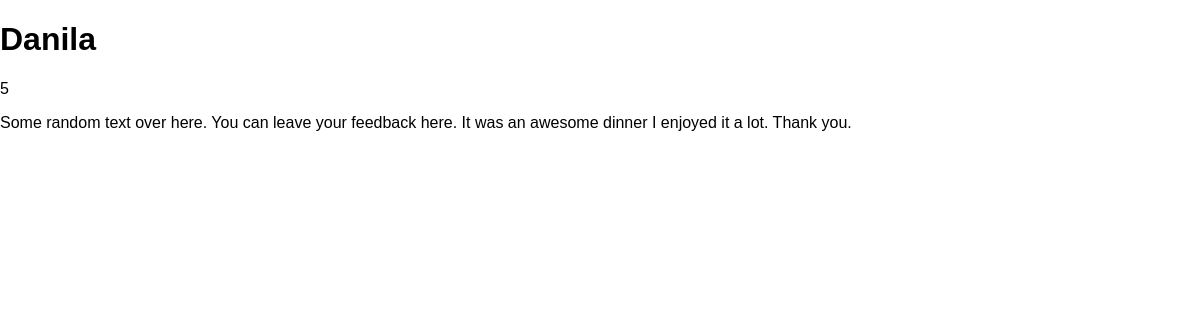
/reviews/1, run on the app's committed database.
### reviews/models.py (models this page shows)
class Review(models.Model):
  user_name = models.CharField(max_length=100)
  review_text = models.TextField()
  rating = models.IntegerField()

### reviews/views.py (the view)
# urls.py: path("reviews/<int:pk>", views.SingleReviewView.as_view())
class SingleReviewView(DetailView):
  template_name = "reviews/single_review.html"
  model = Review

### reviews/templates/reviews/single_review.html (shortened to what this page needs)
{% extends 'reviews/base.html' %}
{% block content %}
    <h1>{{ review.user_name }}</h1>
    <p>{{ review.rating }}</p>
    <p>{{ review.review_text }}</p>
{% endblock content %}

### reviews/static/reviews/styles.css (style rules this page uses)
body { font-family: sans-serif; margin: 0; }

### data on the page
Review: user_name "Danila", rating "5", review_text "Some random text over here. You can leave your feedback here. It was an awesome dinner I enjoyed it a lot. Thank you."
